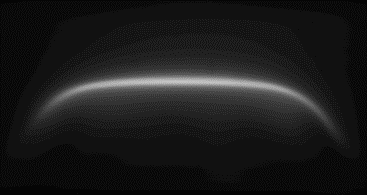
#> input picture image/ch_10kV_posi.png, 367 x 195 px
$ jupyter execute 20241211_get_flame_position.ipynb
#> lines starting #> are read from the running program, lines starting #| are printed output that depends on the picture; long printed decimals are rounded
# 火炎の位置を取得する
中心からr方向の火炎位置の分布を取得すること

[cell 1]
import os
import cv2
import numpy as np
import pandas as pd
import matplotlib.pyplot as plt

[cell 2]
# img_path = '../image/ch_0kV.png'
# img_path = '../image/ch_10kV_nega.png'
img_path = '../image/ch_10kV_posi.png'

print(os.path.exists(img_path), img_path)

input_img = cv2.imread(img_path)
#> input_img is the input picture: shape (195, 367, 3); min 5, max 197, mean 27.1
print(input_img.shape)
#| (195, 367, 3)

[cell 3]
plt.imshow(input_img)

[cell 4]
i_argmax = input_img.argmax(axis=0)[:, 0]
#> i_argmax = 367 values, max 141 at index 348, min 2 at index 18, mean 83.13

ax = plt.gca()

ax.imshow(input_img)
ax.plot(i_argmax)

ガウシアンフィルタをかけてみる

[cell 5]
filtered_img = cv2.GaussianBlur(input_img, (5, 5), 4)
plt.imshow(filtered_img)

[cell 6]
i_argmax = filtered_img.argmax(axis=0)[:, 0]
#> i_argmax = 367 values, max 149 at index 4, min 6 at index 2, mean 94.27

ax = plt.gca()

ax.imshow(filtered_img)
ax.plot(i_argmax)
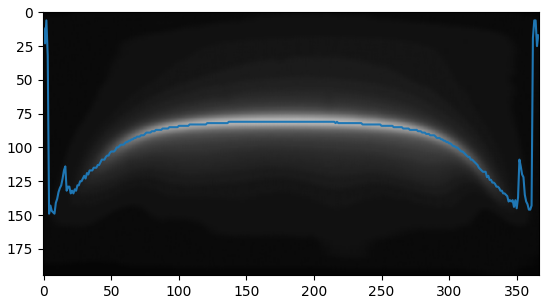
#> figure drawn by matplotlib, 1 panel

## 最大強度をもとに火炎以外の領域を判定
最大強度の10%以下を無視する，とかでいい気がする
最大強度の分布もFortranの計算に渡して，そこで領域を調整する

[cell 7]
intensity_max = np.zeros(shape=i_argmax.shape)
#> intensity_max = 367 values from 0 to 0

for j, i in enumerate(i_argmax):
    intensity_max[j] = filtered_img[i, j, 0]
#> this loop made 367 passes
#> i on passes 1 to 3: 12, 23, 6
#> after the loop, intensity_max = 367 values, max 186 at index 158, min 10 at index 2, mean 126

intensity_norm = intensity_max/intensity_max.max()
#> intensity_norm = 367 values, max 1 at index 158, min 0.0538 at index 2, mean 0.678

plt.plot(intensity_norm)
plt.ylabel('Normalized maximum intensity')
#> figure, not shown here; curve peaks at x = 158, y = 1

[cell 8]
i_argmax = filtered_img.argmax(axis=0)[:, 0]

ax = plt.gca()

ax.imshow(filtered_img)
ax.plot(i_argmax)

ax2 = ax.twinx()
ax2.plot(intensity_norm, color='tab:orange')
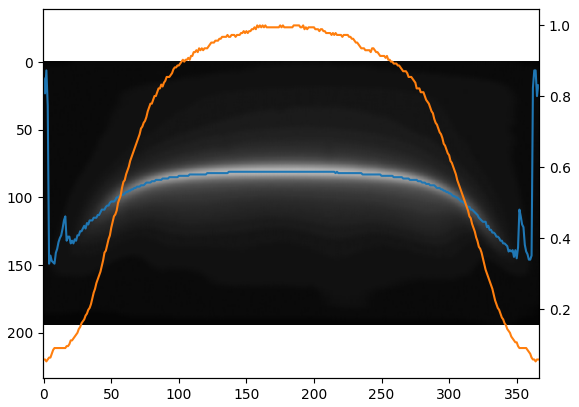
#> figure drawn by matplotlib, 2 panels; panel 2: curve peaks at x = 158, y = 1

[cell 9]
dict = {'index': np.arange(input_img.shape[1]),
    'i_argmax': i_argmax,
    'intensity_max': intensity_max,
    'intensity_norm': intensity_norm}

df = pd.DataFrame(dict)
#> df = table of 367 rows and 4 columns

ax = plt.gca()
ax.imshow(filtered_img)

threshold = 0.1
df.query(f'intensity_norm > {threshold}').plot(x='index', y='i_argmax', ax=ax)
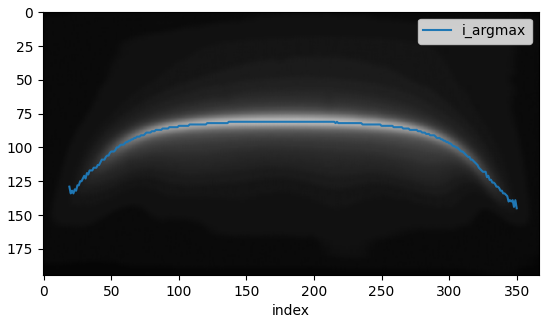
#> figure drawn by matplotlib, 1 panel

# 計算に使用する領域を取得
中心からr方向の20 mm x 20 mmの正方形の領域

[cell 10]
j_center = int((input_img.shape[1]-1)/2)
#> j_center = 183

# plt.imshow(input_img[:, :j_center, :])

# plt.figure()

ax = plt.gca()
ax.imshow(input_img[:, j_center:, :])

threshold = 0.20
df['index_right'] = df['index'] - j_center
df.loc[j_center:, :].query(f'intensity_norm > {threshold}').plot(x='index_right', y='i_argmax', ax=ax)

ax.get_legend().remove()
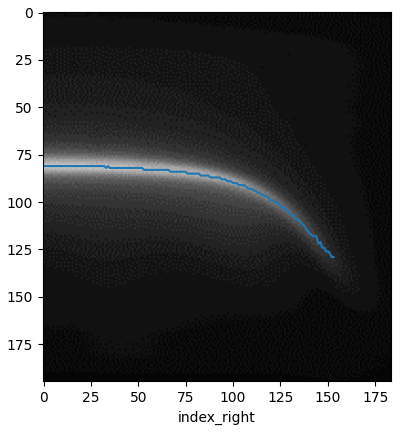
#> figure drawn by matplotlib, 1 panel

# 20 mmで正規化

ギャップ長さで正規化したflame_heightを取得する

[cell 11]
flame_height = (1.0 - i_argmax[j_center:].astype(np.float32)/(input_img.shape[0]-1))
#> flame_height = 184 values, max 0.969 at index 180, min 0.247 at index 176, mean 0.511
plt.plot(flame_height)
plt.ylim(0.0, 1.0)
plt.ylabel('Normalized flame height [-]')
#> figure, not shown here; curve peaks at x = 180, y = 0.969

縦軸のスケールに合わせて横軸のindexを拡張する．
現状だと195点で1になるように設定されている

[cell 12]
x = np.linspace(start=0.0, stop=1.0, num=input_img.shape[0])
#> x = 195 values from 0 to 1
x_trim = x[:flame_height.shape[0]]
#> x_trim = 184 values from 0 to 0.943

plt.plot(x_trim, flame_height)
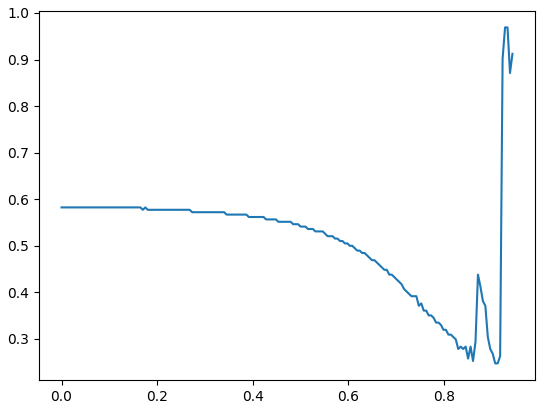
#> figure drawn by matplotlib, 1 panel; curve peaks at x = 0.928, y = 0.969

新しい座標系で補間する
0-1を101分割したxで線形保管する
分割数はfortranのnrと合わせる

[cell 13]
nr = 401

x_new = np.linspace(start=0.0, stop=1.0, num=nr)
x_new

[cell 14]
from scipy import interpolate

f = interpolate.interp1d(x_trim, flame_height, bounds_error=False, fill_value=1.0)
flame_height_new = f(x_new)
#> flame_height_new = 401 values, max 1 at index 378, min 0.247 at index 363, mean 0.538

plt.plot(x_new, flame_height_new)
plt.ylabel('Interpolated flame height [-]')
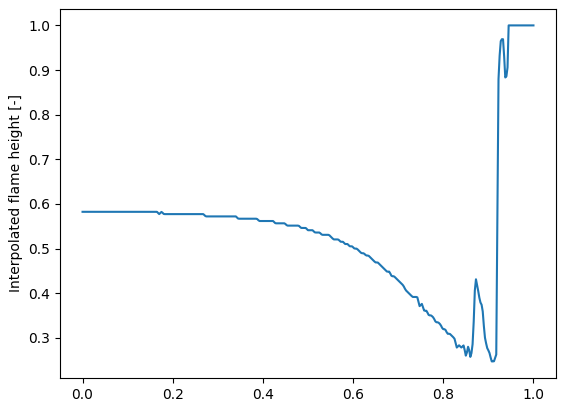
#> figure drawn by matplotlib, 1 panel; curve peaks at x = 0.945, y = 1

intensityも同様に内挿する

[cell 15]
intensity_norm
#> Out has the same summary as intensity_norm

[cell 16]
f = interpolate.interp1d(x_trim, intensity_norm[j_center:], bounds_error=False, fill_value=0.0)
intensity_norm_new = f(x_new)
#> intensity_norm_new = 401 values, max 1 at index 5, min 0 at index 378, mean 0.64

plt.plot(x_new, intensity_norm_new)
plt.ylabel('Interpolated normalized intensity [-]')
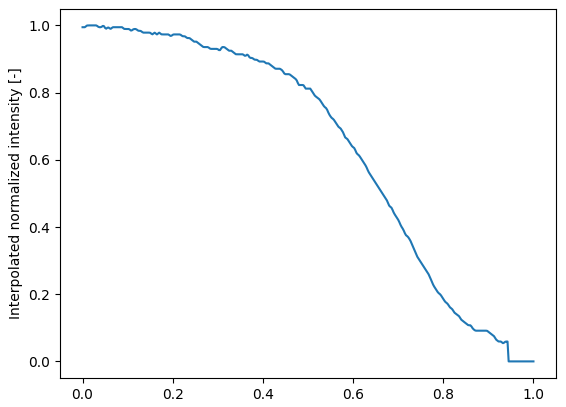
#> figure drawn by matplotlib, 1 panel; curve peaks at x = 0.0125, y = 1

# 近似曲線を作成する

[cell 17]
from scipy.optimize import curve_fit

flame_height_valid = flame_height_new[intensity_norm_new > 0.20]
#> flame_height_valid = 318 values, max 0.582 at index 0, min 0.331 at index 317, mean 0.531
x_new_valid = x_new[intensity_norm_new > 0.20]
#> x_new_valid = 318 values from 0 to 0.792

ax = plt.gca()
ax.plot(x_new_valid, flame_height_valid)

ax.set_xlim(0.0, 1.0)
ax.set_ylim(0.0, 1.0)
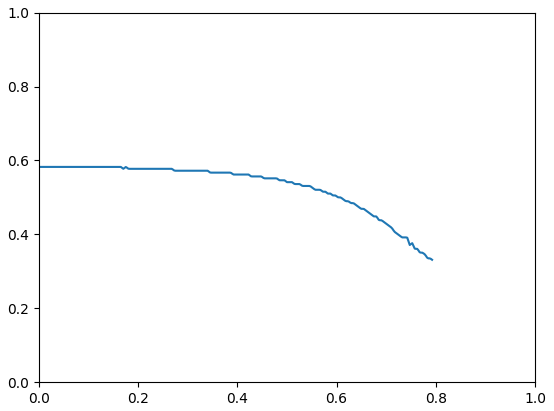
#> figure drawn by matplotlib, 1 panel; curve peaks at x = 0, y = 0.582

[cell 18]
# import numpy as np
from scipy.optimize import curve_fit
# import matplotlib.pyplot as plt

y_data = flame_height_new[intensity_norm_new > 0.20]
#> y_data has the same summary as flame_height_valid
x_data = x_new[intensity_norm_new > 0.20]
#> x_data = 318 values from 0 to 0.792

# フィッティング関数の定義（例：修正ガウス関数）
def modified_gaussian(x, a, b, c, d):
    # b=0 として中心を原点に固定（dy/dx=0 at x=0）
    # return a * np.exp(-(x)**2/c) + d
    # return a - b*(x-c)**2 - d*(x-c)**4
    return a / (1 + np.exp(b*(x-c))) + d


# フィッティングの実行
params, covariance = curve_fit(modified_gaussian, x_data, y_data)
#> params = [0.737, 7.63, 0.873, -0.154]; covariance = [[0.000881, -0.00229, 0.000251, -0.000877], [-0.00229, 0.00661, -0.000663, 0.00227], [0.000251, -0.000663, 7.18e-05, -0.00025], [-0.000877, 0.00227, -0.00025, 0.000872]]

# フィッティング結果の表示
a, b, c, d = params
#> a = 0.737; b = 7.63; c = 0.873; d = -0.154
print(f"Fitted parameters: a={a}, b={b}, c={c}, d={d}")
#| Fitted parameters: a=0.7374, b=7.634, c=0.8732, d=-0.1542
print(f'f(x) = {a:.3e} / (1 + np.exp({b:.3e}*(x-{c:.3e}))) + {d:.3e}')
#| f(x) = 7.374e-01 / (1 + np.exp(7.634e+00*(x-8.732e-01))) + -1.542e-01

# フィッティング曲線の作成と外挿
x_extended = np.linspace(0, 1., 200)  # 外挿を含む範囲
y_fitted = modified_gaussian(x_extended, a, b, c, d)
#> y_fitted = 200 values, max 0.582 at index 0, min 0.0488 at index 199, mean 0.458

plt.figure(figsize=(6, 6))
plt.scatter(x_data, y_data, label='Original data')
plt.plot(x_extended, y_fitted, 'r-', label='Fitted curve')
plt.xlim(0.0, 1.0)
plt.ylim(0.0, 1.0)
plt.legend()
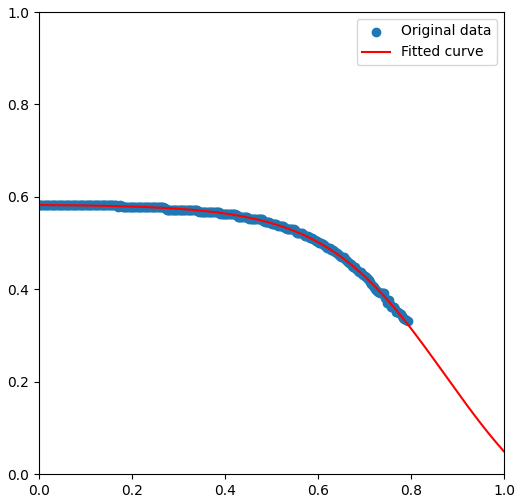
#> figure drawn by matplotlib, 1 panel; curve peaks at x = 0, y = 0.582

[cell 19]
x = np.linspace(0.0, 1.0, 100)
y = 20e-3*(7.374e-01 / (1 + np.exp(7.634e+00*(x-8.732e-01))) + -1.542e-01)

plt.plot(x, y)
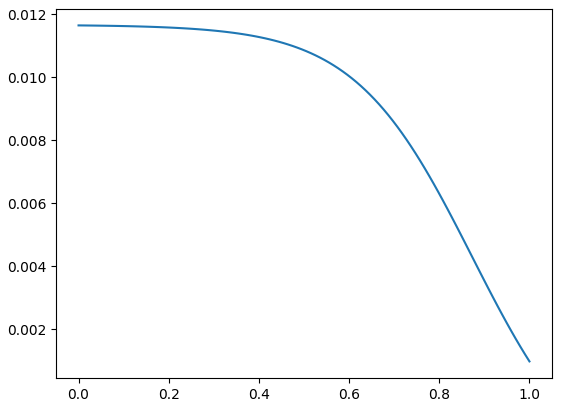
#> figure drawn by matplotlib, 1 panel; curve peaks at x = 0, y = 0.0116

# データを保存する
Fortranで読み込みやすいように，データ形式を指定してwriteしていく

[cell 20]
path = '../input/flame_height_' + img_path.split('/')[-1].split('.')[0] + f'_nr{nr}'
path

[cell 21]
# データ形式を指定して書き込む関数
def write_arrays_to_file(filename, arrays, format_str="%.8f"):
    # 配列を縦方向に結合し転置
#> called with filename = '../input/flame_height_ch_10kV_posi_nr401', format_str = '%.8f'
    stacked_array = np.column_stack(arrays)
#> stacked_array = 401 pairs, first value 0.247 to 1, second value 0 to 1

    # ファイルに書き込む
    np.savetxt(filename, stacked_array, fmt=format_str, delimiter=" ")
    print(f"Data written to {filename}")

# 使用例
write_arrays_to_file(path, [flame_height_new, intensity_norm_new])

$ run again, with image/ch_0kV.png copied over image/ch_10kV_posi.png
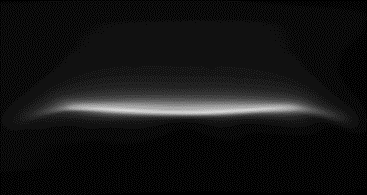
#> input picture image/ch_0kV.png, 367 x 195 px
#> input_img is the input picture: shape (195, 367, 3); min 0, max 215, mean 20.6
#| (195, 367, 3)
#> `i_argmax = input_img.argmax(axis=0)[:, 0]`: i_argmax = 367 values, max 122 at index 15, min 1 at index 3, mean 101.5
#> `i_argmax = filtered_img.argmax(axis=0)[:, 0]`: i_argmax = 367 values, max 121 at index 359, min 18 at index 362, mean 110.3
#> the loop `for j, i in enumerate(i_argmax):` made 367 passes
#> i on passes 1 to 3: 118, 118, 118
#> after the loop `for j, i in enumerate(i_argmax):`: intensity_max = 367 values, max 199 at index 208, min 10 at index 364, mean 137.1
#> intensity_norm = 367 values, max 1 at index 208, min 0.0503 at index 364, mean 0.689
#> df = table of 367 rows and 4 columns
#> flame_height = 184 values, max 0.907 at index 179, min 0.376 at index 176, mean 0.432
#> flame_height_new = 401 values, max 1 at index 378, min 0.377 at index 363, mean 0.464
#> Out has the same summary as intensity_norm
#> intensity_norm_new = 401 values, max 1 at index 52, min 0 at index 378, mean 0.652
#> flame_height_valid = 318 values, max 0.448 at index 200, min 0.407 at index 316, mean 0.435
#> x_new_valid = 318 values from 0 to 0.792
#> `[cell 17] from scipy.optimize import curve_fit  flame_height_valid = f..`:
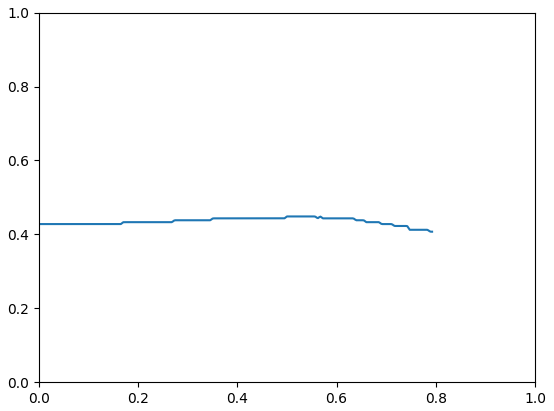
#> figure drawn by matplotlib, 1 panel; curve peaks at x = 0.5, y = 0.448
#> y_data has the same summary as flame_height_valid
#> params = [0.0287, 44.2, 0.723, 0.409]; covariance = [[1.3e-05, -0.0339, 2.72e-05, -1.27e-05], [-0.0339, 144, -0.0703, 0.0328], [2.72e-05, -0.0703, 7.8e-05, -2.72e-05], [-1.27e-05, 0.0328, -2.72e-05, 1.25e-05]]
#> a = 0.0287; b = 44.2; c = 0.723; d = 0.409
#| Fitted parameters: a=0.02872, b=44.202, c=0.7226, d=0.4087
#| f(x) = 2.872e-02 / (1 + np.exp(4.420e+01*(x-7.226e-01))) + 4.087e-01
#> y_fitted = 200 values, max 0.437 at index 0, min 0.409 at index 199, mean 0.429
#> `[cell 18] # import numpy as np from scipy.optimize import curve_fit # ..`:
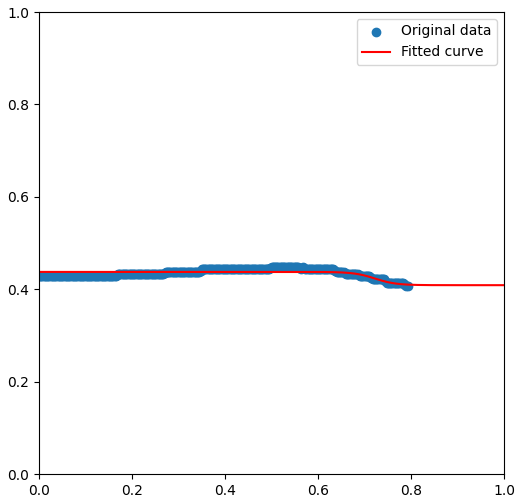
#> figure drawn by matplotlib, 1 panel; curve peaks at x = 0, y = 0.437
#> stacked_array = 401 pairs, first value 0.377 to 1, second value 0 to 1

$ run again, with image/ch_10kV_nega.png copied over image/ch_10kV_posi.png
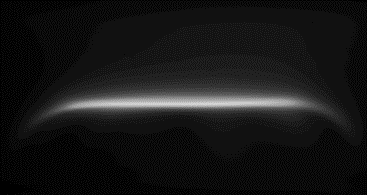
#> input picture image/ch_10kV_nega.png, 367 x 195 px
#> input_img is the input picture: shape (195, 367, 3); min 0, max 214, mean 23.1
#| (195, 367, 3)
#> `i_argmax = input_img.argmax(axis=0)[:, 0]`: i_argmax = 367 values, max 129 at index 24, min 1 at index 2, mean 95.08
#> `i_argmax = filtered_img.argmax(axis=0)[:, 0]`: i_argmax = 367 values, max 139 at index 11, min 3 at index 1, mean 106.1
#> the loop `for j, i in enumerate(i_argmax):` made 367 passes
#> i on passes 1 to 3: 78, 3, 6
#> after the loop `for j, i in enumerate(i_argmax):`: intensity_max = 367 values, max 199 at index 204, min 5 at index 1, mean 134.4
#> intensity_norm = 367 values, max 1 at index 204, min 0.0251 at index 1, mean 0.675
#> df = table of 367 rows and 4 columns
#> flame_height = 184 values, max 0.974 at index 183, min 0.309 at index 170, mean 0.456
#> flame_height_new = 401 values, max 1 at index 378, min 0.321 at index 350, mean 0.487
#> Out has the same summary as intensity_norm
#> intensity_norm_new = 401 values, max 1 at index 44, min 0 at index 378, mean 0.649
#> flame_height_valid = 319 values, max 0.474 at index 126, min 0.403 at index 318, mean 0.465
#> x_new_valid = 319 values from 0 to 0.795
#> y_data has the same summary as flame_height_valid
#> params = [0.0964, 22.5, 0.762, 0.375]; covariance = [[5.93e-05, -0.00841, 5.69e-05, -5.9e-05], [-0.00841, 1.44, -0.00824, 0.00834], [5.69e-05, -0.00824, 5.55e-05, -5.66e-05], [-5.9e-05, 0.00834, -5.66e-05, 5.86e-05]]
#> a = 0.0964; b = 22.5; c = 0.762; d = 0.375
#| Fitted parameters: a=0.09635, b=22.498, c=0.7623, d=0.3751
#| f(x) = 9.635e-02 / (1 + np.exp(2.250e+01*(x-7.623e-01))) + 3.751e-01
#> y_fitted = 200 values, max 0.471 at index 0, min 0.376 at index 199, mean 0.448
#> `[cell 18] # import numpy as np from scipy.optimize import curve_fit # ..`:
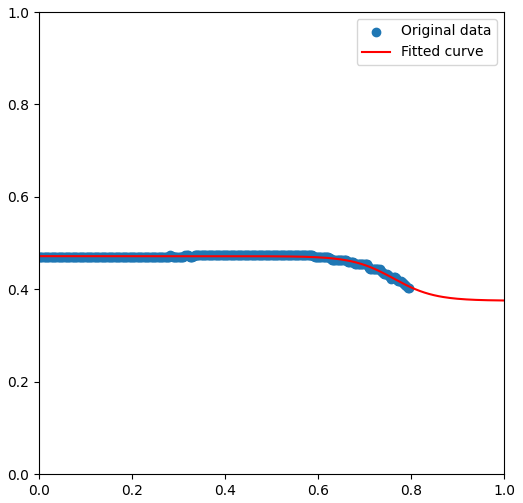
#> figure drawn by matplotlib, 1 panel; curve peaks at x = 0, y = 0.471
#> stacked_array = 401 pairs, first value 0.321 to 1, second value 0 to 1
